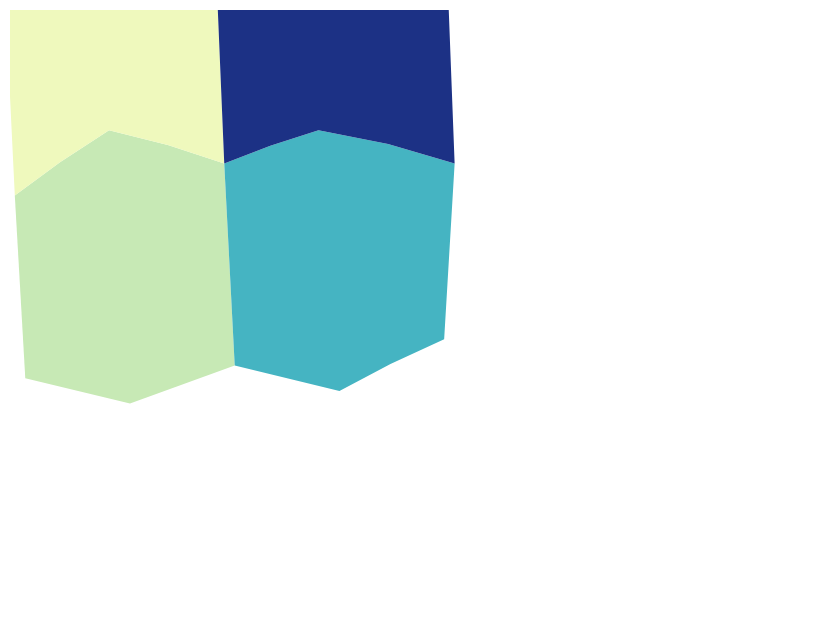

The specification (Vega-Lite) saved for this image:
### Vega-Lite specification from a JSON file in a GitHub repository (floating-point values rounded to 4 significant figures)
{"$schema": "https://vega.github.io/schema/vega-lite/v6.json", "padding": 5, "autosize": "none", "width": 400, "height": 300, "data": {"values": {"type": "FeatureCollection", "features": [{"type": "Feature", "properties": {"name": "west", "value": 3, "cat": "a"}, "geometry": {"type": "Polygon", "coordinates": [[[-11, 48], [-2, 52], [9, 50], [10, 36], [0, 33], [-10, 35], [-11, 48]]]}}, {"type": "Feature", "properties": {"name": "east", "value": 5, "cat": "b"}, "geometry": {"type": "Polygon", "coordinates": [[[9, 50], [18, 52], [31, 50], [30, 38], [20, 34], [10, 36], [9, 50]]]}}, {"type": "Feature", "properties": {"name": "north-west", "value": 2, "cat": "a"}, "geometry": {"type": "Polygon", "coordinates": [[[-12, 60], [-3, 65], [8, 63], [9, 50], [-2, 52], [-11, 48], [-12, 60]]]}}, {"type": "Feature", "properties": {"name": "north-east", "value": 8, "cat": "b"}, "geometry": {"type": "Polygon", "coordinates": [[[8, 63], [19, 66], [30, 64], [31, 50], [18, 52], [9, 50], [8, 63]]]}}]}, "format": {"property": "features"}}, "projection": {"type": "mercator", "translate": [60, 380], "scale": 300}, "mark": "geoshape", "encoding": {"color": {"field": "properties.value", "type": "quantitative"}}}
